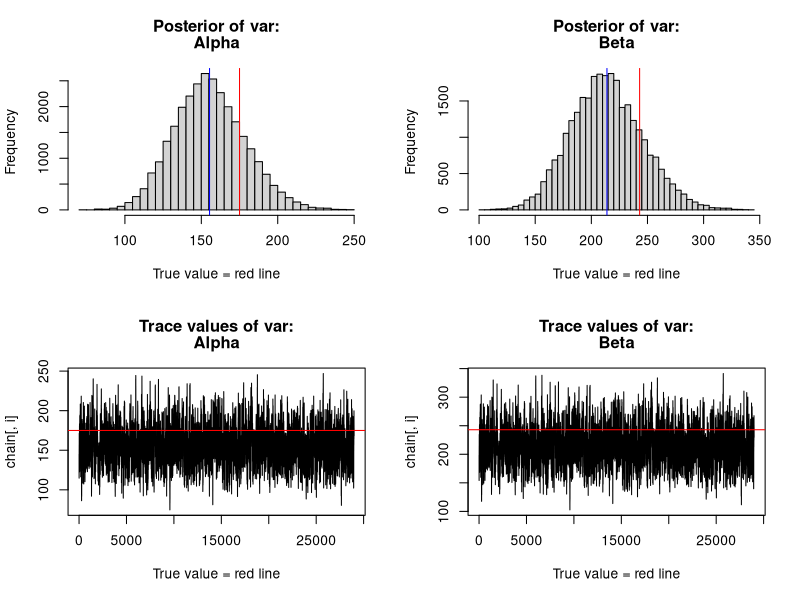

Recreate this plot in R.
## MCMC Package
# You may edit this function as your need
calculateProposedY <- function(param, X){
  var1 <- param[2]
  var2 <- param[3]
  var12 <- param[4]
  varC <- param[1]
  x1 <- X[,1]
  x2 <- X[,2]
  
  y <- (var1 * x1) + (var2 * x2) + (var12 * x1 * x2) + varC
  y <- 1 / (1+exp(-y))
  #y <- ifelse(y>1, 1, y)
  return(y)
}

# You may edit this function as your need
calculateLikelihood <- function(param, X, Y_data, use_log){
  likelihood <- dbeta(x = Y_data, shape1 = param[1], shape2 = param[2], log = use_log)
  return(likelihood)
}

likelihood <- function(param, X, Y_data, use_log){
  ll <- calculateLikelihood(param, X, Y_data, use_log)
  res <- ifelse(use_log, sum(ll), prod(ll))
  return(res)
}

# Prior distribution; you may edit this function as your need
prior <- function(param, use_log, limit=NULL){
  pr <- rep(0, length(param))
  pr[1] <- dunif(param[1], min=limit[1], max=limit[2], log = use_log) # prior of alpha
  pr[2] <- dunif(param[2], min=limit[3], max=limit[4], log = use_log) # prior of beta
  res <- ifelse(use_log, sum(pr), prod(pr))
  return(res)
}

posterior <- function(param, X, Y_data, use_log, limit){
  if (use_log) {
    res <- likelihood(param, X, Y_data, use_log) + prior(param, use_log, limit)
  } else {
    res <- likelihood(param, X, Y_data, use_log) * prior(param, use_log, limit)
  }
  return(res)
}

# You may edit this function as your need
proposal_param_orig <- function(param){
  numVar <- length(param)
  res <- rnorm(numVar,mean = param, sd= c(15,15))
  #res <- rnorm(4,mean = param, sd= c(0.3,0.3,0.3,0.3))
  #res <- c(0,0,0,0)
  #res[1:3] <- runif(3,-3,3)
  #res[4] <- runif(1,0,1)
  return(res)
}

proposal_param_limit <- function(param, proposal, limit){
  flag <- FALSE
  res <- proposal
  for (i in seq(1,length(param))) {
    i_min <- 2*i - 1; i_max <- 2*i
    flag <- flag | (res[i] < limit[i_min]) | (res[i] > limit[i_max])
  }
  while (flag) {
    res <- proposal_param_orig(param)
    flag <- FALSE
    for (i in seq(1,length(param))) {
      i_min <- 2*i - 1; i_max <- 2*i
      flag <- flag | (res[i] < limit[i_min]) | (res[i] > limit[i_max])
    }
  }
  return(res)
}

# You may turn on/off the 'proposalfunction_limit' function
proposalParameter <- function(param, limit){
  res <- proposal_param_orig(param)
  res <- proposal_param_limit(param, res, limit)
  return(res)
}

calculateSamplingProbability <- function(X, Y, param_old, param_new, use_log, limit){
  posterior1 <- posterior(param_old, X, Y, use_log, limit)
  posterior2 <- posterior(param_new, X, Y, use_log, limit)
  if (use_log) {
    res <- exp(posterior2 - posterior1)
  } else {
    res <- posterior2 / posterior1
  }
  return(res)
}

# You may edit this function as your need. This one is using Metropolis-Hastings algorithm
samplingNextParam <- function(prob, param_old, param_new){
  probab <- ifelse(prob > 1, 1, prob)
  flag <- rbinom(n = 1, size = 1, prob = probab)
  if (flag==0) {
    res <- param_old
  } else {
    res <- param_new
  }
  return(res)
}

# Run MCMC algorithm function
run_MCMC <- function(startvalue, limit, iterations, use_log, X, Y){
  numVar <- length(startvalue)
  chain <- array(dim = c(iterations+1,numVar))
  chain[1,] = startvalue
  print("Running MCMC Sampling")
  pb = txtProgressBar(min = 0, max = iterations, initial = 0)
  for (i in 1:iterations){
    setTxtProgressBar(pb, i)
    param1 <- chain[i,]
    param2 <- proposalParameter(chain[i,], limit)
    probab <- calculateSamplingProbability(X, Y, param1, param2, use_log, limit)
    param_next <- samplingNextParam(probab, param1, param2)
    chain[i+1,] <- param_next
  }
  return(chain)
}

clean_MCMC <- function(burnIn, numStep, removeDuplicate){
  # Fix initial chain values bias
  chain <- trace
  idx <- seq(1,burnIn)
  chain <- chain[-idx,]
  if (ncol(trace)==1) {
    chain <- matrix(chain, ncol = 1)
  }
  # Fix auto-corr issue from MCMC chain values
  idx <- seq(from = 1, to = nrow(chain), by = numStep)
  chain <- chain[idx,]
  if (ncol(trace)==1) {
    chain <- matrix(chain, ncol = 1)
  }
  # Choose if you want to remove duplicated chain values
  if (removeDuplicate) {
    idx <- which(!(duplicated(chain[1:nrow(chain),])))
    chain <- chain[idx,]
  }
  if (ncol(trace)==1) {
    chain <- matrix(chain, ncol = 1)
  }
  return(chain)
}

plot_MCMC <- function(chain, trueVar, varName=NULL){
  numVar <- ncol(chain)
  par(mfrow = c(2,numVar))
  if (length(varName)==0) {
    var_names <- seq(1,numVar)
  } else {
    var_names <- varName
  }
  for (i in seq(numVar)) {
    title_name <- paste(c("Posterior of var:", var_names[i]), sep=" ")
    hist(chain[,i],nclass=40, main=title_name, xlab="True value = red line")
    abline(v = mean(chain[,i]),col="blue")
    abline(v = trueVar[i], col="red" ) 
  }
  for (i in seq(numVar)) {
    title_name <- paste(c("Trace values of var:", var_names[i]), sep=" ")
    plot(chain[,i], type = "l", xlab="True value = red line" , main = title_name)
    abline(h = trueVar[i], col="red" ) 
  }
  par(mfrow = c(1,1))
}

## Example of how to use this script
# Prepare the data
X <- rbeta(85, 175, 243)

# For comparison
trueVarA  <- 175
trueVarB  <- 243

# Set the MCMC and data parameters
startvalue = c(50,50)
var_limit <- c(
  c(1,400),
  c(1,400)
)
num_iter <- 300000
use_log <- TRUE
Y <- X
trueVar <- c(trueVarA, trueVarB)

# Run the functions
trace <- run_MCMC(startvalue, var_limit, num_iter, use_log, X, Y)
chain <- clean_MCMC(burnIn = 10000, numStep = 10, removeDuplicate = FALSE)
plot_MCMC(chain, trueVar, varName = c("Alpha", "Beta"))
